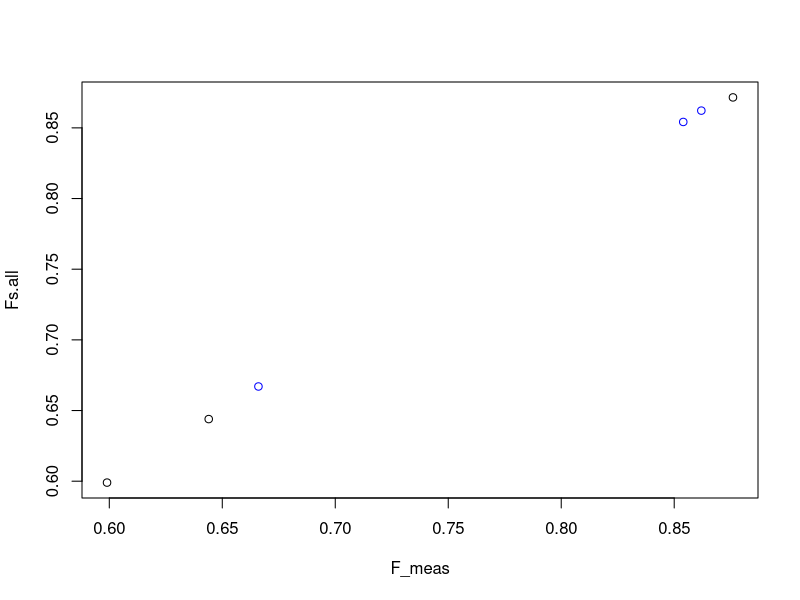

Source code (R): (Note: this script raises an error after producing the figure.)
####################################################################################
#correction to 100% EC-yield
####################################################################################

library(MASS)
SS_for_a<-function(par) {
  a<-par[1:n_taken];b<-b_fixed;T<-par[(n_taken+1):length(par)]
  alfa.nv<-exp(log(alfa0)*exp(5-(1/T))) # non volatile
  alfa.v<-exp(log(alfa0)*exp(5-(b/T)))  # volatile
  Ys<-(alfa.nv+(a*alfa.v))/(1+a)
  Fs<-((a*alfa.v*Fv)+(alfa.nv*Fnv))/(Ys*(1+a))
  sum_sqrs<-1/((F_meas_sig^2+Y_meas_sig^2))*sum((Fs-Fm_taken)^2+(Ys-Y_taken)^2)
  return(sum_sqrs)
}

alfas<-function(par) {
  a<-par[1];b<-par[2];T<-par[3:length(par)]
  alfa.nv<-exp(log(alfa0)*exp(5-(1/T))) # non volatile
  alfa.v<-exp(log(alfa0)*exp(5-(b/T)))  # volatile
  return(c(alfa.v))
}

SS_forT<-function(par) {
  a<-par[1];b<-par[2];T<-par[3:length(par)]
  alfa.nv<-exp(log(alfa0)*exp(5-(1/T))) # non volatile
  alfa.v<-exp(log(alfa0)*exp(5-(b/T)))  # volatile
  Ys<-(alfa.nv+(a*alfa.v))/(1+a)
  Fs<-((a*alfa.v*Fv)+(alfa.nv*Fnv))/(Ys*(1+a))
  sum_sqrs<-sum((Fs-F_meas)^2+(Ys-Y_meas)^2)
  return(sum_sqrs)
}

Fs_forT<-function(par) {
  a<-par[1];b<-par[2];T<-par[3:length(par)]
  alfa.nv<-exp(log(alfa0)*exp(5-(1/T))) # non volatile
  alfa.v<-exp(log(alfa0)*exp(5-(b/T)))  # volatile
  Ys<-(alfa.nv+(a*alfa.v))/(1+a)
  Fs<-((a*alfa.v*Fv)+(alfa.nv*Fnv))/(Ys*(1+a))
  return(c(Ys,Fs))
}

####### Fit all data with Fixed b, individuals a?s and T?s
data<-list(c(0.42,0.56,0.62,0.76),c(0.12,0.40),c(0.61,0.70,0.91),c(0.5,0.62,0.78),c(0.3,0.56,0.77),c(0.74,0.8),c(0.48,0.92),c(0.74,0.85),
           c(0.66,0.74,0.77),c(0.73,0.92),c(0.7,0.77,0.8,0.83),c(0.39,0.65),c(.75,.81,.84),c(.75,.85,.93))
lin_par<-rbind(c(0.29,-.068),c(.31,.48),c(.32,.15),c(.3,.12),c(.32,.08),c(.23,.5),c(.53,.02),c(.40,.19),c(.43,.07),c(.26,.18),c(.48,-.14),
               c(.21,.03),c(.09,.11),c(.05,.001))
locations<-c("Gote wint", "Pay wint", "Pay sum", "Duben fall", "Duben fall2", "Pay Jan", "Rov Jan", "Zur Nov", "Chi Jan", "Zur Apr", "Chi Jan", "Ber Jan", "Zur Jul", "Ber Jun")

data_n<-8
F_meas<-c(); Y_meas<-c()
for (counter in c(1:14)) {  #data collection from paper
data_n<-counter
F_m<-(data[[data_n]]*lin_par[data_n,1])+lin_par[data_n,2]; Y_m<-data[[data_n]]
 if (counter==1) {F_meas<-F_m; Y_meas<-Y_m}
 if (counter>1) {F_meas<-c(F_meas,F_m); Y_meas<-c(Y_meas,Y_m)} 
}
F_meas<-c(0.876,0.599,0.644); Y_meas<-c(0.666,0.862,0.854) #data input manually. Use this one better

b_fixed<-0.86 #----> b IS FIXED <-----------
a<-c(); T<-c(); alfa.nv.all<-c(); alfa.v.all<-c(); Ys.all<-c(); Fs.all<-c(); linmodel_slope<-c(); F0.all<-c(); a_sig<-c(); T_sig<-c()
n<-length(Y_meas); Fnv<-0; Fv<-1.11  #main parameter values
Fnv_sig<-0.03; Fv_sig<-0.03*Fv; F_meas_sig<-0.03;Y_meas_sig<-0.01 #main parameters precision for error propagation

#calc a, a_sigma,T, T_sigma using whole data together
alfa0<-0.045; T0<-0.10
initial_par<-c(rep(1,n),rep(T0,n))          #vector of initial a's and T's
low_par<-c(rep(0.01,n),rep(0.1*T0,n))       #vector of lower bound a's and T's
up_par<-c(rep(5,n),rep(0.25,n))             #vector of upper bound a's and T's
n_taken<-n; Fm_taken<-F_meas; Y_taken<-Y_meas
model3<-optim(initial_par,SS_for_a,lower=low_par,upper=up_par,method="L-BFGS-B",hessian=TRUE) #error MINIMIZATION changing a & T on non linear model
a<-model3$par[1:n]; T<-model3$par[(n+1):(2*n)]
H<-model3$hessian/2
C<-ginv(H);variance<-diag(C)                   #diagonal of inverse hessian
a_sig<-sqrt(abs(variance[1:n])); T_sig<-sqrt(abs(variance[(n+1):(2*n)])) #vector of uncertainties of a's and T's from hessian

#calc a, a_sigma,T, T_sigma each sample individually
for (samples in c(1:n)) {
  alfa0<-0.045; T0<-0.10;n_taken<-1;H<-c()
  initial_par<-c(rep(1,n_taken),rep(T0,n_taken))          #vector of initial a's and T's
  low_par<-c(rep(0.01,n_taken),rep(0.1*T0,n_taken))       #vector of lower bound a's and T's
  up_par<-c(rep(5,n_taken),rep(0.25,n_taken))             #vector of upper bound a's and T's
  Fm_taken<-F_meas[samples]; Y_taken<-Y_meas[samples]
  model3<-optim(initial_par,SS_for_a,lower=low_par,upper=up_par,method="L-BFGS-B",hessian=TRUE) #error MINIMIZATION changing a & T on non linear model
  a[samples]<-model3$par[1]; T[samples]<-model3$par[2]
  H<-model3$hessian/2
  C<-ginv(H);variance<-diag(C)
  a_sig[samples]<-sqrt(abs(variance[1])); T_sig[samples]<-sqrt(abs(variance[2]))
}
  
alfa.nv.all<-alfa0^(exp(5-(1/T))) # non volatile
alfa.v.all<-alfa0^(exp(5-(b_fixed/T)))  # volatile
Ys.all<-(alfa.nv.all+(a*alfa.v.all))/(1+a) #calculated yield
Fs.all<-((a*alfa.v.all*Fv)+(alfa.nv.all*Fnv))/(Ys.all*(1+a)) #calculated Fm
linmodel_slope<-((a*Fv/(1+a))-F_meas)/(1-Y_meas)  #slope of linear model
F0.all<-((a*Fv)+Fnv)/(1+a)  #Fm correction by extrapolation to yield=1 non linear model

#error calculation for the above section by propagation
#F_meas_sig<-(sum((F_meas-Fs.all)^2))/n;Y_meas_sig<-(sum((Y_meas-Ys.all)^2))/n 

F0_err_a<-(Fv/(1+a))-(Fnv/((1+a)^2))-(a*Fv/((1+a)^2))
F0_err_Fv<-a/(1+a); F0_err_Fnv<-1/(1+a)
alfav_err_T<-b_fixed*log(alfa0)*exp(5-(b_fixed/T))*(1/T^2)*alfa0^(exp(5-(b_fixed/T)))
alfanv_err_T<-log(alfa0)*exp(5-(1/T))*(1/T^2)*alfa0^(exp(5-(1/T)))
F0_err_alfav<-(a*Fv/(1+a))-(((a^2*Fv)+(a*Fnv))/((1+a)^2))
F0_err_alfanv<-(Fnv/(1+a))-(((a*Fv)+Fnv)/((1+a)^2))
F0_sig_total<-sqrt((F0_err_a*a_sig)^2 +(F0_err_Fv*Fv_sig)^2 + (F0_err_Fnv*Fnv_sig)^2 + (F0_err_alfav*alfav_err_T*T_sig)^2 + (F0_err_alfanv*alfanv_err_T*T_sig)^2)

plot(F_meas,Fs.all)
points(Y_meas,Ys.all,col="blue")
rsqr2<-(cor(c(Ys.all,Fs.all),c(Y_meas,F_meas)))^2
lm(c(Ys.all,Fs.all)~c(Y_meas,F_meas))
write.table(cbind(linmodel_slope,F0.all,F0_sig_total),"clipboard",sep=",", row.names=FALSE)
write.table(cbind(a,a_sig,T, T_sig),"clipboard",sep=",", row.names=FALSE)




